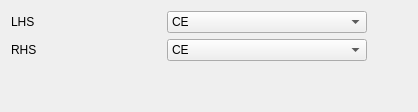
        <widget class="QWidget" name="tab_10">
         <attribute name="title">
          <string>Display</string>
         </attribute>
         <layout class="QHBoxLayout" name="horizontalLayout_13">
          <item>
           <layout class="QGridLayout" name="gridLayout_18">
            <item row="0" column="1">
             <widget class="QComboBox" name="displayLeftCombo">
              <property name="minimumSize">
               <size>
                <width>200</width>
                <height>0</height>
               </size>
              </property>
              <property name="currentText">
               <string>CE</string>
              </property>
              <item>
               <property name="text">
                <string>CE</string>
               </property>
              </item>
              <item>
               <property name="text">
                <string>RE1</string>
               </property>
              </item>
              <item>
               <property name="text">
                <string>RE2</string>
               </property>
              </item>
              <item>
               <property name="text">
                <string>∆RE</string>
               </property>
              </item>
              <item>
               <property name="text">
                <string>∆RE-Bi</string>
               </property>
              </item>
              <item>
               <property name="text">
                <string>I</string>
               </property>
              </item>
              <item>
               <property name="text">
                <string>I-Bi</string>
               </property>
              </item>
              <item>
               <property name="text">
                <string>δ∆RE/δI</string>
               </property>
              </item>
              <item>
               <property name="text">
                <string>δI/δ∆RE</string>
               </property>
              </item>
              <item>
               <property name="text">
                <string>POL</string>
               </property>
              </item>
              <item>
               <property name="text">
                <string>∑POL</string>
               </property>
              </item>
              <item>
               <property name="text">
                <string>DVM I/P</string>
               </property>
              </item>
              <item>
               <property name="text">
                <string>TIME</string>
               </property>
              </item>
              <item>
               <property name="text">
                <string> (blank)</string>
               </property>
              </item>
             </widget>
            </item>
            <item row="0" column="0">
             <widget class="QLabel" name="labelResource_77">
              <property name="minimumSize">
               <size>
                <width>150</width>
                <height>0</height>
               </size>
              </property>
              <property name="text">
               <string>LHS</string>
              </property>
             </widget>
            </item>
            <item row="1" column="1">
             <widget class="QComboBox" name="displayRightCombo">
              <property name="minimumSize">
               <size>
                <width>200</width>
                <height>0</height>
               </size>
              </property>
              <property name="currentText">
               <string>CE</string>
              </property>
              <item>
               <property name="text">
                <string>CE</string>
               </property>
              </item>
              <item>
               <property name="text">
                <string>RE1</string>
               </property>
              </item>
              <item>
               <property name="text">
                <string>RE2</string>
               </property>
              </item>
              <item>
               <property name="text">
                <string>∆RE</string>
               </property>
              </item>
              <item>
               <property name="text">
                <string>∆RE-Bi</string>
               </property>
              </item>
              <item>
               <property name="text">
                <string>I</string>
               </property>
              </item>
              <item>
               <property name="text">
                <string>I-Bi</string>
               </property>
              </item>
              <item>
               <property name="text">
                <string>δ∆RE/δI</string>
               </property>
              </item>
              <item>
               <property name="text">
                <string>δI/δ∆RE</string>
               </property>
              </item>
              <item>
               <property name="text">
                <string>POL</string>
               </property>
              </item>
              <item>
               <property name="text">
                <string>∑POL</string>
               </property>
              </item>
              <item>
               <property name="text">
                <string>DVM I/P</string>
               </property>
              </item>
              <item>
               <property name="text">
                <string>TIME</string>
               </property>
              </item>
              <item>
               <property name="text">
                <string> (blank)</string>
               </property>
              </item>
             </widget>
            </item>
            <item row="1" column="0">
             <widget class="QLabel" name="labelResource_76">
              <property name="minimumSize">
               <size>
                <width>150</width>
                <height>0</height>
               </size>
              </property>
              <property name="text">
               <string>RHS</string>
              </property>
             </widget>
            </item>
            <item row="5" column="1">
             <spacer name="verticalSpacer_15">
              <property name="sizeHint" stdset="0">
               <size>
                <width>20</width>
                <height>40</height>
               </size>
              </property>
             </spacer>
            </item>
            <item row="5" column="2">
             <spacer name="horizontalSpacer_11">
              <property name="orientation">
               <enum>Qt::Horizontal</enum>
              </property>
              <property name="sizeHint" stdset="0">
               <size>
                <width>40</width>
                <height>20</height>
               </size>
              </property>
             </spacer>
            </item>
           </layout>
          </item>
         </layout>
        </widget>
